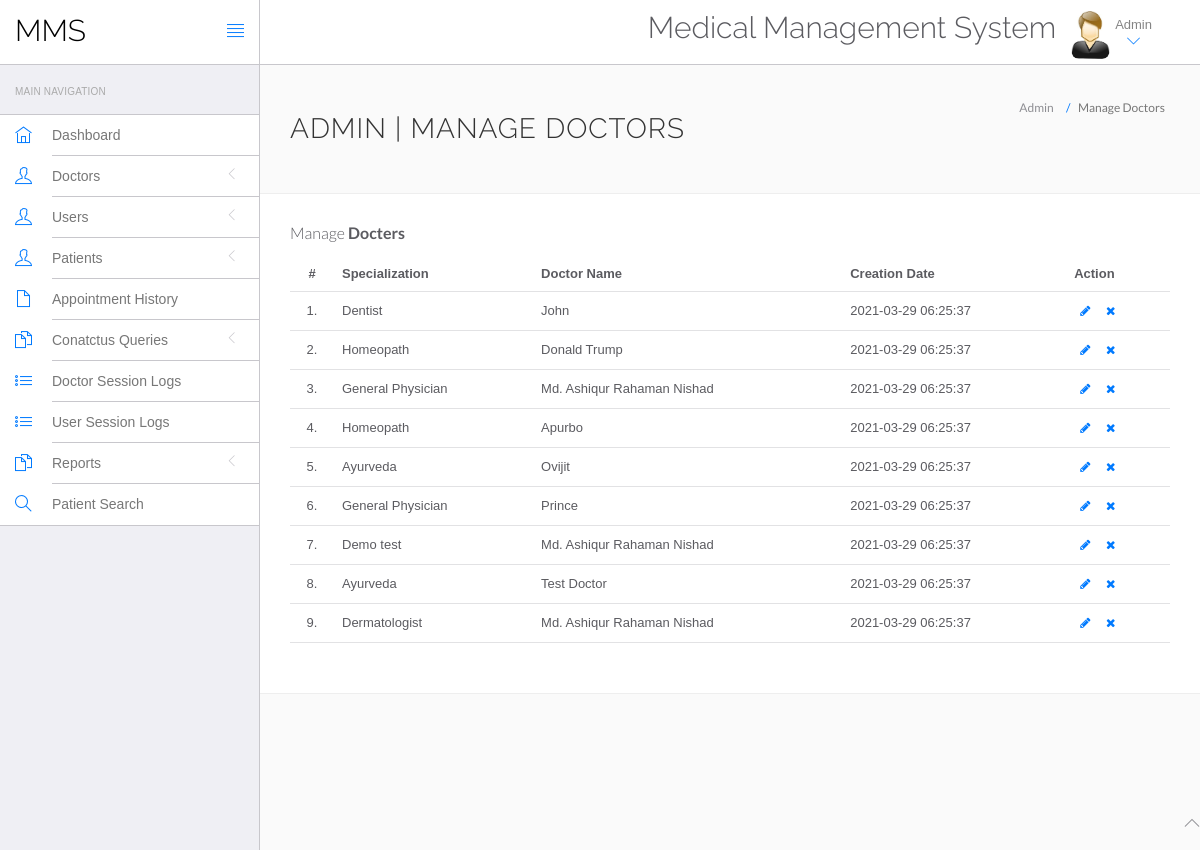
The app's page /admin/manage-doctors.php (signed in) with its own data.
### tables this page shows
CREATE TABLE `doctors` (
  `id` int(11) NOT NULL,
  `specilization` varchar(255) DEFAULT NULL,
  `doctorName` varchar(255) DEFAULT NULL,
  `address` longtext DEFAULT NULL,
  `docFees` varchar(255) DEFAULT NULL,
  `contactno` bigint(11) DEFAULT NULL,
  `docEmail` varchar(255) DEFAULT NULL,
  `password` varchar(255) DEFAULT NULL,
  `creationDate` timestamp NULL DEFAULT current_timestamp(),
  `updationDate` timestamp NULL DEFAULT NULL ON UPDATE current_timestamp()
);

### admin/manage-doctors.php (the view, shortened to what this page needs)
<?php
include('include/config.php');
?>
<!DOCTYPE html>
<html lang="en">
<head>
	<link rel="stylesheet" href="vendor/bootstrap/css/bootstrap.min.css">
	<link rel="stylesheet" href="vendor/fontawesome/css/font-awesome.min.css">
	<link rel="stylesheet" href="vendor/themify-icons/themify-icons.min.css">
	<link href="vendor/animate.css/animate.min.css" rel="stylesheet" media="screen">
	<link href="vendor/perfect-scrollbar/perfect-scrollbar.min.css" rel="stylesheet" media="screen">
	<link href="vendor/switchery/switchery.min.css" rel="stylesheet" media="screen">
	<link href="vendor/bootstrap-touchspin/jquery.bootstrap-touchspin.min.css" rel="stylesheet" media="screen">
	<link href="vendor/select2/select2.min.css" rel="stylesheet" media="screen">
	<link href="vendor/bootstrap-datepicker/bootstrap-datepicker3.standalone.min.css" rel="stylesheet" media="screen">
	<link href="vendor/bootstrap-timepicker/bootstrap-timepicker.min.css" rel="stylesheet" media="screen">
	<link rel="stylesheet" href="assets/css/styles.css">
	<link rel="stylesheet" href="assets/css/plugins.css">
	<link rel="stylesheet" href="assets/css/themes/theme-1.css" id="skin_color" />
</head>
<body>
	<div id="app">
		<?php include('include/sidebar.php'); ?>
		<div class="app-content">
			<?php include('include/header.php'); ?>
			<div class="main-content">
				<div class="wrap-content container" id="container">
					<section id="page-title">
						<div class="row">
							<div class="col-sm-8">
								<h1 class="mainTitle">Admin | Manage Doctors</h1>
							</div>
							<ol class="breadcrumb">
								<li>
									<span>Admin</span>
								</li>
								<li class="active">
									<span>Manage Doctors</span>
								</li>
							</ol>
						</div>
					</section>
					<div class="container-fluid container-fullw bg-white">
						<div class="row">
							<div class="col-md-12">
								<h5 class="over-title margin-bottom-15">Manage <span class="text-bold">Docters</span></h5>
								<table class="table table-hover" id="sample-table-1">
									<thead>
										<tr>
											<th class="center">#</th>
											<th>Specialization</th>
											<th class="hidden-xs">Doctor Name</th>
											<th>Creation Date </th>
											<th>Action</th>
										</tr>
									</thead>
									<tbody>
										<?php
										$sql = mysqli_query($con, "select * from doctors");
										$cnt = 1;
										while ($row = mysqli_fetch_array($sql)) {
										?>
											<tr>
												<td class="center"><?php echo $cnt; ?>.</td>
												<td class="hidden-xs"><?php echo $row['specilization']; ?></td>
												<td><?php echo $row['doctorName']; ?></td>
												<td><?php echo $row['creationDate']; ?>
												</td>
												<td>
													<div class="visible-md visible-lg hidden-sm hidden-xs">
														<a href="edit-doctor.php?id=<?php echo $row['id']; ?>" class="btn btn-transparent btn-xs" tooltip-placement="top" tooltip="Edit"><i class="fa fa-pencil"></i></a>
														<a href="manage-doctors.php?id=<?php echo $row['id'] ?>&del=delete" onClick="return confirm('Are you sure you want to delete?')" class="btn btn-transparent btn-xs tooltips" tooltip-placement="top" tooltip="Remove"><i class="fa fa-times fa fa-white"></i></a>
													</div>
												</td>
											</tr>
										<?php
											$cnt = $cnt + 1;
										} ?>
									</tbody>
								</table>
							</div>
						</div>
					</div>
				</div>
			</div>
		</div>
	</div>
	<?php include('include/footer.php'); ?>
</body>
</html>

### admin/include/sidebar.php (shortened to what this page needs)
<div class="sidebar app-aside" id="sidebar">
				<div class="sidebar-container perfect-scrollbar">
<nav>
						<div class="navbar-title">
							<span>Main Navigation</span>
						</div>
						<ul class="main-navigation-menu">
							<li>
								<a href="dashboard.php">
									<div class="item-content">
										<div class="item-media">
											<i class="ti-home"></i>
										</div>
										<div class="item-inner">
											<span class="title"> Dashboard </span>
										</div>
									</div>
								</a>
							</li>
							<li>
								<a href="javascript:void(0)">
									<div class="item-content">
										<div class="item-media">
											<i class="ti-user"></i>
										</div>
										<div class="item-inner">
											<span class="title"> Doctors </span><i class="icon-arrow"></i>
										</div>
									</div>
								</a>
								</li>
				<li>
								<a href="javascript:void(0)">
									<div class="item-content">
										<div class="item-media">
											<i class="ti-user"></i>
										</div>
										<div class="item-inner">
											<span class="title"> Users </span><i class="icon-arrow"></i>
										</div>
									</div>
								</a>
								</li>
								<li>
								<a href="javascript:void(0)">
									<div class="item-content">
										<div class="item-media">
											<i class="ti-user"></i>
										</div>
										<div class="item-inner">
											<span class="title"> Patients </span><i class="icon-arrow"></i>
										</div>
									</div>
								</a>
								</li>
<li>
								<a href="appointment-history.php">
									<div class="item-content">
										<div class="item-media">
											<i class="ti-file"></i>
										</div>
										<div class="item-inner">
											<span class="title"> Appointment History </span>
										</div>
									</div>
								</a>
							</li>
				<li>
								<a href="javascript:void(0)">
									<div class="item-content">
										<div class="item-media">
											<i class="ti-files"></i>
										</div>
										<div class="item-inner">
											<span class="title"> Conatctus Queries </span><i class="icon-arrow"></i>
										</div>
									</div>
								</a>
								</li>
	<li>
								<a href="doctor-logs.php">
									<div class="item-content">
										<div class="item-media">
											<i class="ti-list"></i>
										</div>
										<div class="item-inner">
											<span class="title"> Doctor Session Logs </span>
										</div>
									</div>
								</a>
							</li>
							<li>
								<a href="user-logs.php">
									<div class="item-content">
										<div class="item-media">
											<i class="ti-list"></i>
										</div>
										<div class="item-inner">
											<span class="title"> User Session Logs </span>
										</div>
									</div>
								</a>
							</li>
				<li>
								<a href="javascript:void(0)">
									<div class="item-content">
										<div class="item-media">
											<i class="ti-files"></i>
										</div>
										<div class="item-inner">
											<span class="title"> Reports </span><i class="icon-arrow"></i>
										</div>
									</div>
								</a>
								<li>
								<a href="patient-search.php">
									<div class="item-content">
										<div class="item-media">
											<i class="ti-search"></i>
										</div>
										<div class="item-inner">
											<span class="title"> Patient Search </span>
										</div>
									</div>
								</a>
							</li>
								</li>
						</ul>
					</nav>
					</div>
			</div>

### admin/include/header.php (shortened to what this page needs)
<header class="navbar navbar-default navbar-static-top">
	<div class="navbar-header">
		<a class="navbar-brand" href="#">
			<h2 style="padding-top:20%; color:#000 ">MMS</h2>
		</a>
		<a href="#" class="sidebar-toggler pull-right visible-md visible-lg" data-toggle-class="app-sidebar-closed" data-toggle-target="#app">
			<i class="ti-align-justify"></i>
		</a>
	</div>
	<div class="navbar-collapse collapse">
		<ul class="nav navbar-right">
			<li style="padding-top:2% ">
				<h2>Medical Management System</h2>
			</li>
			<li class="dropdown current-user">
				<a href class="dropdown-toggle" data-toggle="dropdown">
					<img src="assets/images/images.jpg"> <span class="username">
						Admin
						<i class="ti-angle-down"></i></i></span>
				</a>
			</li>
		</ul>
	</div>
</header>

### admin/include/footer.php
<footer>
	<div class="footer-inner">
		<div class="pull-left" style="color: blue;">
			&copy; <span class="current-year"></span><span class="text-bold text-uppercase"> the shield</span>. <span>All rights reserved</span>
		</div>
		<div class="pull-right">
			<span class="go-top"><i class="ti-angle-up"></i></span>
		</div>
	</div>
</footer>

### admin/assets/css/plugins.css (style rules this page uses)
.perfect-scrollbar { overflow-y: hidden !important; }

### admin/assets/css/themes/theme-1.css (style rules this page uses)
body { background: #FAFAFA; }
header .navbar-header { background: #ffffff !important; border-right-color: #c8c7cc !important; border-bottom-color: #c8c7cc !important; }
header .navbar-header .sidebar-toggler, header .navbar-header .sidebar-mobile-toggler { color: #007aff !important; }
header .navbar-header .navbar-brand { color: #777 !important; }
header .navbar-collapse { background: #ffffff !important; border-bottom-color: #c8c7cc !important; box-shadow: none !important; }
header .navbar-collapse .navbar-right > li > a { color: #777; }
header .navbar-collapse .navbar-right > li > a i { color: #007aff !important; }
#sidebar { background: #EFEFF4 !important; }
#sidebar:before { border-right-width: "1px" !important; border-right-style: solid; border-right-color: #c8c7cc !important; }
#sidebar nav { border-right-width: "1px" !important; border-right-style: solid; border-right-color: #c8c7cc !important; }
#sidebar nav .navbar-title { color: #aaaaaa; }
#sidebar nav > ul { background: #ffffff !important; border-bottom-color: #c8c7cc !important; border-top-color: #c8c7cc !important; }
#sidebar nav > ul > li > a .item-media > i { color: #007aff !important; }
#sidebar nav > ul > li > a .item-inner { color: #777 !important; border-bottom-color: #c8c7cc; }

### records on screen
doctors: specilization "Dentist", doctorName "John", creationDate "2021-03-29 06:25:37"
doctors: specilization "Homeopath", doctorName "Donald Trump", creationDate "2021-03-29 06:25:37"
doctors: specilization "General Physician", doctorName "Md. Ashiqur Rahaman Nishad", creationDate "2021-03-29 06:25:37"
doctors: specilization "Homeopath", doctorName "Apurbo", creationDate "2021-03-29 06:25:37"
doctors: specilization "Ayurveda", doctorName "Ovijit", creationDate "2021-03-29 06:25:37"
doctors: specilization "General Physician", doctorName "Prince", creationDate "2021-03-29 06:25:37"
doctors: specilization "Demo test", doctorName "Md. Ashiqur Rahaman Nishad", creationDate "2021-03-29 06:25:37"
doctors: specilization "Ayurveda", doctorName "Test Doctor", creationDate "2021-03-29 06:25:37"
doctors: specilization "Dermatologist", doctorName "Md. Ashiqur Rahaman Nishad", creationDate "2021-03-29 06:25:37"
